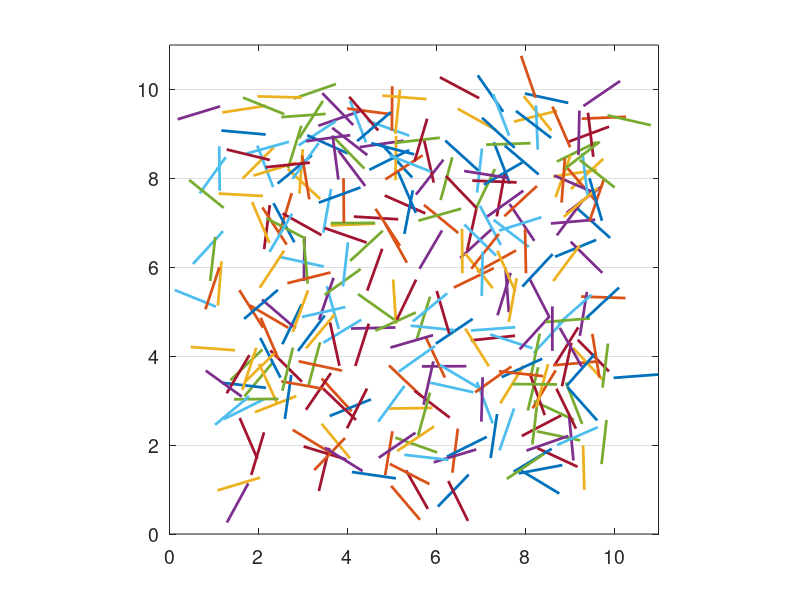

Recreate this plot in MATLAB.
%--------------------------------------------------------------------------
%  Author:
%    
%    Isaac J. Lee (crunchingnumbers.live)
%    
%  Summary:
%    
%    This program uses Monte Carlo simulation to estimate the probability
%    that a needle intersects a horizontal line. It returns an estimate of
%    pi and shows where the first 300 needles are on the paper.
%    
%  Instructions:
%    
%    Type the following onto Matlab's command window:
%    
%    buffons_needle()
%    
%--------------------------------------------------------------------------
function buffons_needle()
    clc;
    close all;
    
    
    %----------------------------------------------------------------------
    % ---------------------------------------------------------------------
    %   Set problem parameters
    % ---------------------------------------------------------------------
    %----------------------------------------------------------------------
    % Set the number of simulations
    N = 10^5;
    
    
    %----------------------------------------------------------------------
    % ---------------------------------------------------------------------
    %   Run the simulations
    % ---------------------------------------------------------------------
    %----------------------------------------------------------------------
    % Create the first point
    x1 = 9 * rand(1, N) + 1;
    y1 = 9 * rand(1, N) + 1;
    
    % Set the angle
    theta = 2*pi * rand(1, N);
    
    % Create the second point
    x2 = x1 + cos(theta);
    y2 = y1 + sin(theta);
    
    % Check if a needle intersected a horizontal line
    criterion = (ceil(min(y1, y2)) == floor(max(y1, y2)));
    
    % Count how many needles intersected a horizontal line
    numWins = sum(criterion);
    
    
    %----------------------------------------------------------------------
    % ---------------------------------------------------------------------
    %   Display the results
    % ---------------------------------------------------------------------
    %----------------------------------------------------------------------
    % Probability that a needle intersects a horizontal line
    p = numWins / N;
    fprintf('The probability that a needle intersects a line is approximately %.5f.\n\n', p);
    
    % We can approximate the value of pi
    fprintf('pi is approximately %.5f.\n\n', 2/p);
    
    
    %----------------------------------------------------------------------
    %  Draw the first 300 needles on the lined paper
    %----------------------------------------------------------------------
    index = 1 : 300;
    
    plot([x1(index); x2(index)], [y1(index); y2(index)], '-', 'LineWidth', 2);
    
    axis([0 11 0 11]);
    
    axis square;
    
    set(gca, 'FontSize', 14, 'YGrid', 'on');
end